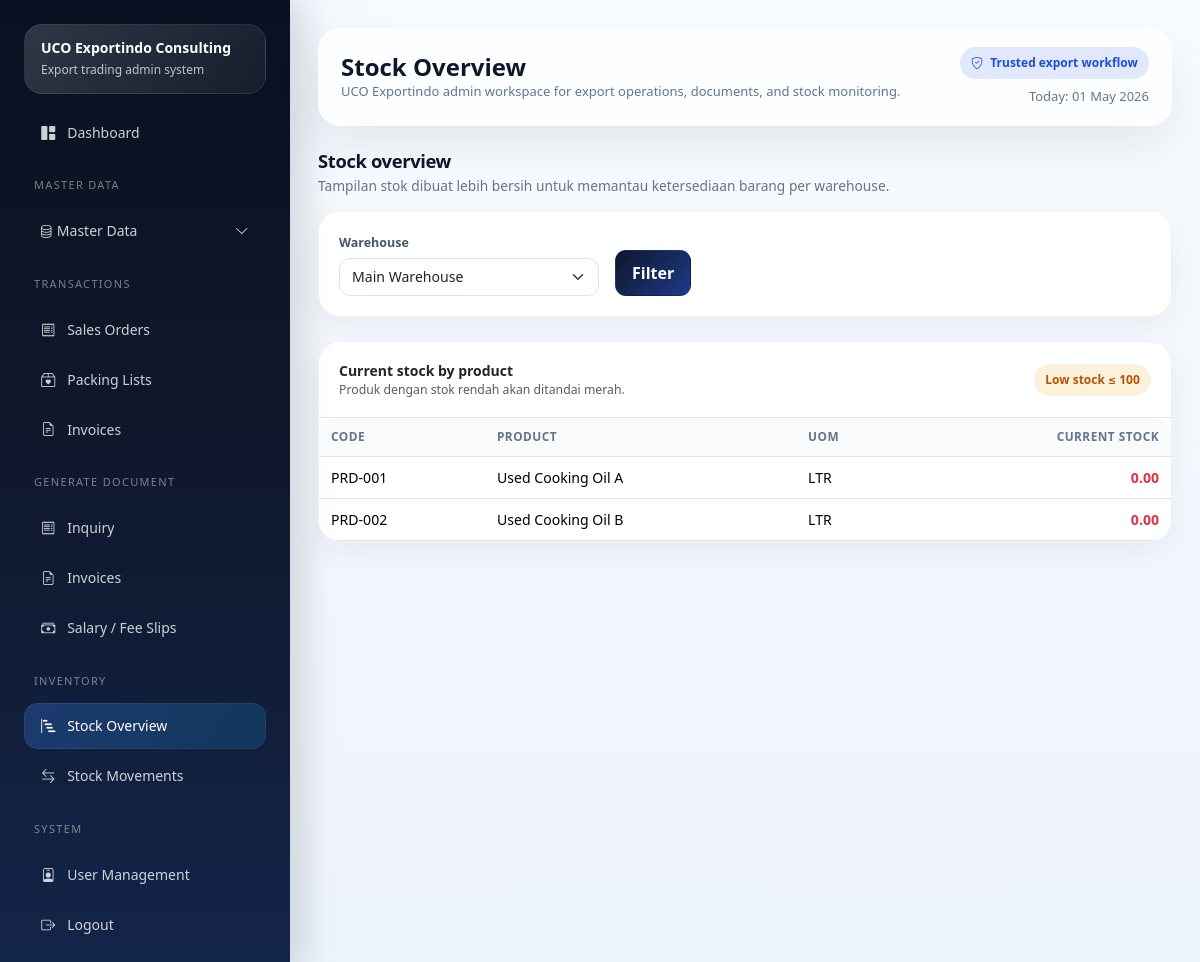
Page /index.php/inventory/stock (signed in) on the committed database.
### tables this page shows
CREATE TABLE IF NOT EXISTS `products` (
  `id` int NOT NULL AUTO_INCREMENT,
  `code` varchar(50) NOT NULL,
  `product_name` varchar(150) NOT NULL,
  `description` text,
  `uom_id` int DEFAULT NULL,
  `sales_price` decimal(18,2) NOT NULL DEFAULT '0.00',
  `nw_unit` decimal(18,4) NOT NULL DEFAULT '0.0000',
  `gw_unit` decimal(18,4) NOT NULL DEFAULT '0.0000',
  `cbm_unit` decimal(18,4) NOT NULL DEFAULT '0.0000',
  `package_unit` decimal(18,4) NOT NULL DEFAULT '0.0000',
  `is_active` tinyint(1) NOT NULL DEFAULT '1',
  `created_at` timestamp NULL DEFAULT CURRENT_TIMESTAMP,
  PRIMARY KEY (`id`),
  KEY `fk_products_uom` (`uom_id`),
  CONSTRAINT `fk_products_uom` FOREIGN KEY (`uom_id`) REFERENCES `uoms` (`id`) ON DELETE SET NULL
);

CREATE TABLE IF NOT EXISTS `uoms` (
  `id` int NOT NULL AUTO_INCREMENT,
  `uom_name` varchar(50) NOT NULL,
  PRIMARY KEY (`id`)
);

### application/core/MY_Controller.php (called while the page is built, shortened)
<?php
class MY_Controller extends CI_Controller
{
    protected $user;
    public function __construct()
    {
        $this->user = $this->session->userdata('user');
    }
    protected function render($view, $data = [], $layout = 'admin')
    {
        $data['current_user'] = $this->user;
        $this->load->view('templates/admin_header', $data);
        $this->load->view($view, $data);
        $this->load->view('templates/admin_footer', $data);
    }
}

### application/controllers/Inventory.php (called while the page is built, shortened)
<?php
class Inventory extends MY_Controller
{
    public function stock()
    {
        $data['page_title'] = 'Stock Overview';
        $data['warehouse_id'] = (int)($this->input->get('warehouse_id') ?: 1);
        $data['warehouses'] = $this->inv->warehouses();
        $data['rows'] = $this->inv->stock_overview($data['warehouse_id']);
        $this->render('admin/inventory/stock', $data);
    }
}

### index.php (called while the page is built, shortened)
<?php
require BASEPATH . 'core/CodeIgniter.php';

### application/models/Inventory_model.php (called while the page is built, shortened)
<?php
class Inventory_model extends CI_Model
{
    public function warehouses()
    {
        return $this->db->order_by('warehouse_name', 'ASC')->get_where('warehouses', ['is_active' => 1])->result_array();
    }
    public function stock_overview($warehouse_id)
    {
        return $this->db->query("SELECT p.id, p.code, p.product_name, u.uom_name,
            COALESCE(SUM(CASE WHEN sm.warehouse_id=? THEN sm.qty_in-sm.qty_out ELSE 0 END),0) AS stock
            FROM products p
            LEFT JOIN uoms u ON u.id=p.uom_id
            LEFT JOIN stock_movements sm ON sm.product_id=p.id
            WHERE p.is_active=1
            GROUP BY p.id
            ORDER BY p.product_name ASC", [$warehouse_id])->result_array();
    }
}

### application/helpers/uco_helper.php (called while the page is built, shortened)
<?php
function e($str)
{
    return htmlspecialchars((string)$str, ENT_QUOTES, 'UTF-8');
}
function format_money($amount, $decimals = 2)
{
    return number_format((float)$amount, $decimals, '.', ',');
}

### application/views/admin/inventory/stock.php (the view)
<div class="section-block">
    <div class="section-head">
        <div>
            <h3>Stock overview</h3>
            <p>Tampilan stok dibuat lebih bersih untuk memantau ketersediaan barang per warehouse.</p>
        </div>
    </div>
    <div class="card shadow-sm mb-4">
        <div class="card-body">
            <form method="get" class="row g-3 align-items-end">
                <div class="col-md-4"><label class="form-label">Warehouse</label><select name="warehouse_id" class="form-select"><?php foreach ($warehouses as $w): ?><option value="<?= e($w['id']); ?>" <?= $warehouse_id === (int)$w['id'] ? 'selected' : ''; ?>><?= e($w['warehouse_name']); ?></option><?php endforeach; ?></select></div>
                <div class="col-md-2"><button class="btn btn-dark">Filter</button></div>
            </form>
        </div>
    </div>
    <div class="card shadow-sm">
        <div class="card-header d-flex justify-content-between align-items-center">
            <div>
                <strong>Current stock by product</strong>
                <div class="text-muted small">Produk dengan stok rendah akan ditandai merah.</div>
            </div>
            <span class="badge-soft badge-soft-warning">Low stock ≤ 100</span>
        </div>
        <div class="card-body p-0">
            <div class="table-responsive">
                <table class="table table-sm mb-0">
                    <thead>
                        <tr>
                            <th>Code</th>
                            <th>Product</th>
                            <th>UOM</th>
                            <th class="text-end">Current Stock</th>
                        </tr>
                    </thead>
                    <tbody><?php if (!$rows): ?><tr><td colspan="4" class="empty-state">Belum ada data stok.</td></tr><?php endif; ?><?php foreach ($rows as $row): ?><tr>
                        <td><?= e($row['code']); ?></td>
                        <td><?= e($row['product_name']); ?></td>
                        <td><?= e($row['uom_name']); ?></td>
                        <td class="text-end <?= ((float)$row['stock']) <= 100 ? 'text-danger fw-bold' : 'fw-semibold'; ?>"><?= format_money($row['stock'], 2); ?></td>
                    </tr><?php endforeach; ?></tbody>
                </table>
            </div>
        </div>
    </div>
</div>

### assets/css2/app.css (style rules this page uses)
:root { --uco-navy: #0f172a; --uco-navy-2: #111c44; --uco-blue: #1d4ed8; --uco-cyan: #0ea5e9; --uco-green: #10b981; --uco-warning: #f59e0b; --uco-danger: #ef4444; --uco-light: #f8fafc; --uco-line: #e2e8f0; --uco-text: #0f172a; --uco-muted: #64748b; --uco-card: #ffffff; --uco-shadow: 0 20px 45px rgba(15, 23, 42, .08); }
html, body { height: 100%; }
body { font-size: 14px; color: var(--uco-text); background: radial-gradient(circle at top left, rgba(14, 165, 233, .08), transparent 26%), linear-gradient(180deg, #f8fbff 0%, #eef4fb 100%); }
.glass-card, .card, .login-card, .public-soft-card { border: 1px solid rgba(15, 23, 42, .06) !important; border-radius: 22px !important; box-shadow: var(--uco-shadow) !important; }
.card, .glass-card { background: rgba(255,255,255,.9); overflow: hidden; }
.card .card-header { background: transparent !important; border-bottom: 1px solid var(--uco-line); padding: 18px 20px; }
.card .card-body { padding: 20px; }
.table-responsive { border-radius: 18px; }
.table-sm td, .table-sm th { vertical-align: middle; padding: .85rem .9rem; }
.table thead th { background: #f8fafc; color: #334155; font-size: 12px; text-transform: uppercase; letter-spacing: .03em; border-bottom: 1px solid var(--uco-line); }
.badge-soft { padding: .45rem .7rem; border-radius: 999px; font-weight: 600; font-size: 12px; }
.badge-soft-warning { background: rgba(245,158,11,.14); color: #b45309; }
.section-block { margin-bottom: 24px; }
.section-head { display: flex; justify-content: space-between; gap: 14px; align-items: end; margin-bottom: 14px; }
.section-head h3 { font-size: 1.05rem; margin: 0; font-weight: 700; }
.section-head p { margin: 4px 0 0; color: var(--uco-muted); font-size: 13px; }
.form-control, .form-select { min-height: 44px; border-radius: 14px; border-color: #dbe4f0; box-shadow: none !important; }
.form-label { font-weight: 600; color: #334155; margin-bottom: .45rem; }
.btn { border-radius: 14px; padding: .62rem 1rem; font-weight: 600; }
.btn-dark { background: linear-gradient(135deg, #0f172a, #1e3a8a); border-color: transparent; }

### application/views/templates/admin_header.php (style rules this page uses)
html { overflow-y: scroll; }
body { overflow-x: hidden; }
.section-block { margin-bottom: 1.35rem; }
.section-head { display: flex; align-items: center; justify-content: space-between; gap: 1rem; margin-bottom: .85rem; }
.section-head h3 { margin-bottom: .15rem; font-size: 1.15rem; font-weight: 800; letter-spacing: -.02em; }
.section-head p { margin-bottom: 0; font-size: .86rem; color: #64748b; }
.card { border: 1px solid rgba(15, 23, 42, .08); border-radius: 18px; }
.card.shadow-sm { box-shadow: 0 10px 30px rgba(15, 23, 42, .055) !important; }
.card-body { padding: 1.1rem; }
.form-label { margin-bottom: .32rem; font-size: .78rem; font-weight: 700; color: #475569; }
.form-control, .form-select { min-height: 38px; border-radius: 11px; border-color: #dbe3ef; font-size: .88rem; }
.btn { border-radius: 11px; font-weight: 700; display: inline-flex; align-items: center; justify-content: center; gap: .35rem; }
.table-responsive { overflow-x: auto; }
.table { --bs-table-bg: transparent; font-size: .88rem; }
.table > :not(caption) > * > * { padding: .62rem .75rem; vertical-align: middle; }
.table thead th { font-size: .74rem; text-transform: uppercase; letter-spacing: .04em; color: #64748b; background: #f8fafc; border-bottom: 1px solid #e2e8f0; white-space: nowrap; }

### rows in the picture
products: code "PRD-001", product_name "Used Cooking Oil A", uom.uom_name "LTR", stock "0.00"
products: code "PRD-002", product_name "Used Cooking Oil B", uom.uom_name "LTR", stock "0.00"

### other values in the picture
$page_title "Stock Overview"
form field warehouse_id "Main Warehouse"
